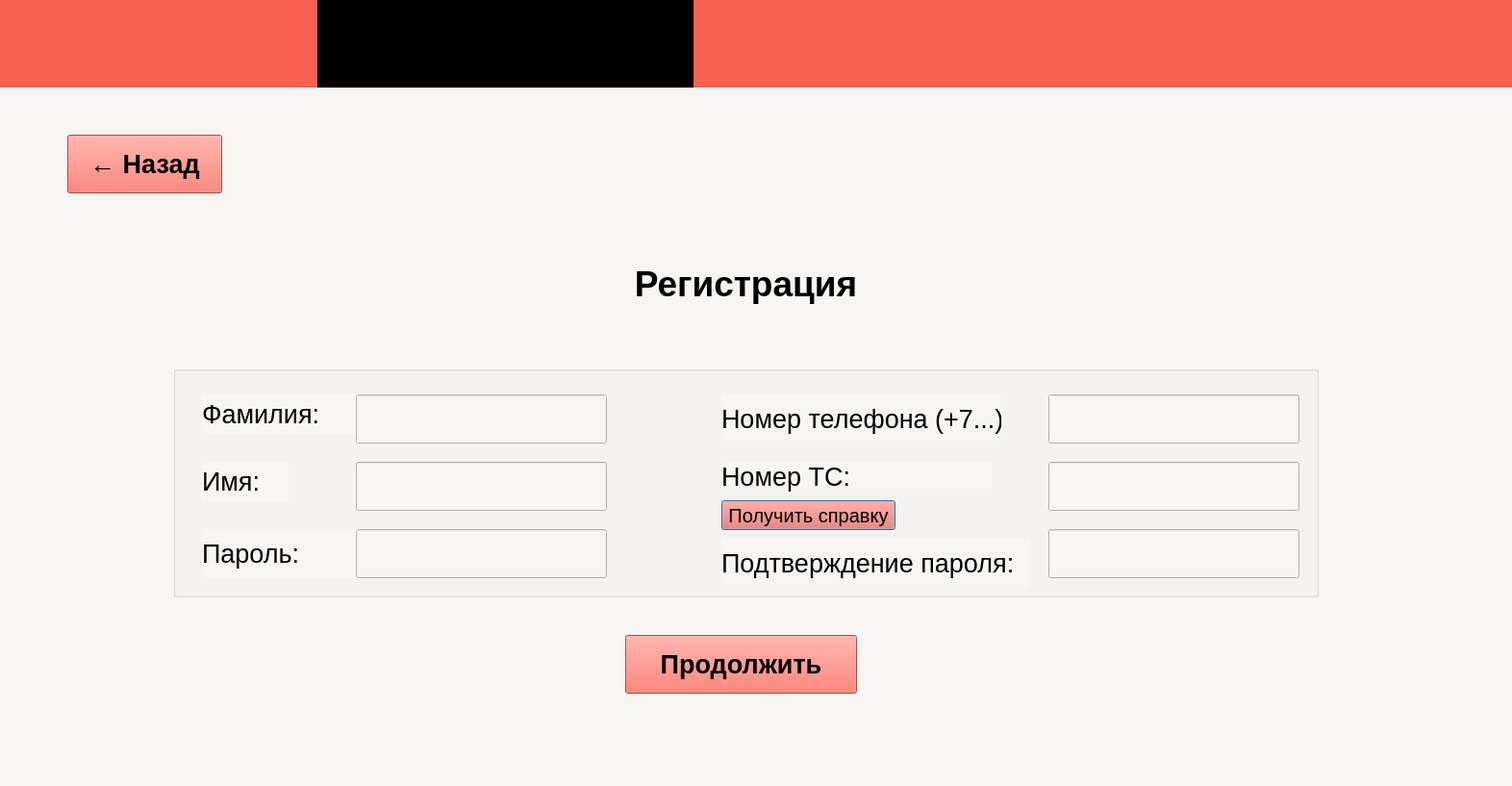
<?xml version="1.0" encoding="UTF-8"?>
<ui version="4.0">
 <class>registration</class>
 <widget class="QDialog" name="registration">
  <property name="geometry">
   <rect>
    <x>0</x>
    <y>0</y>
    <width>1572</width>
    <height>817</height>
   </rect>
  </property>
  <property name="windowTitle">
   <string>Dialog</string>
  </property>
  <property name="styleSheet">
   <string notr="true">background-color: rgb(246, 245, 244);</string>
  </property>
  <widget class="QWidget" name="widget" native="true">
   <property name="geometry">
    <rect>
     <x>0</x>
     <y>-20</y>
     <width>1641</width>
     <height>111</height>
    </rect>
   </property>
   <property name="styleSheet">
    <string notr="true">background-color: rgb(246, 97, 81);</string>
   </property>
   <widget class="QWidget" name="widget_2" native="true">
    <property name="geometry">
     <rect>
      <x>330</x>
      <y>0</y>
      <width>391</width>
      <height>111</height>
     </rect>
    </property>
    <property name="styleSheet">
     <string notr="true">background-color: rgb(0, 0, 0);</string>
    </property>
   </widget>
  </widget>
  <widget class="QLabel" name="label">
   <property name="geometry">
    <rect>
     <x>640</x>
     <y>250</y>
     <width>271</width>
     <height>91</height>
    </rect>
   </property>
   <property name="text">
    <string>&lt;html&gt;&lt;head/&gt;&lt;body&gt;&lt;p align=&quot;center&quot;&gt;&lt;span style=&quot; font-size:28pt; font-weight:700; color:#000000;&quot;&gt;Регистрация&lt;/span&gt;&lt;/p&gt;&lt;/body&gt;&lt;/html&gt;</string>
   </property>
  </widget>
  <widget class="QGroupBox" name="groupBox">
   <property name="geometry">
    <rect>
     <x>180</x>
     <y>380</y>
     <width>1191</width>
     <height>241</height>
    </rect>
   </property>
   <property name="palette">
    <palette>
     <active>
      <colorrole role="Button">
       <brush brushstyle="SolidPattern">
        <color alpha="255">
         <red>246</red>
         <green>245</green>
         <blue>244</blue>
        </color>
       </brush>
      </colorrole>
      <colorrole role="Base">
       <brush brushstyle="SolidPattern">
        <color alpha="255">
         <red>246</red>
         <green>245</green>
         <blue>244</blue>
        </color>
       </brush>
      </colorrole>
      <colorrole role="Window">
       <brush brushstyle="SolidPattern">
        <color alpha="255">
         <red>246</red>
         <green>245</green>
         <blue>244</blue>
        </color>
       </brush>
      </colorrole>
     </active>
     <inactive>
      <colorrole role="Button">
       <brush brushstyle="SolidPattern">
        <color alpha="255">
         <red>246</red>
         <green>245</green>
         <blue>244</blue>
        </color>
       </brush>
      </colorrole>
      <colorrole role="Base">
       <brush brushstyle="SolidPattern">
        <color alpha="255">
         <red>246</red>
         <green>245</green>
         <blue>244</blue>
        </color>
       </brush>
      </colorrole>
      <colorrole role="Window">
       <brush brushstyle="SolidPattern">
        <color alpha="255">
         <red>246</red>
         <green>245</green>
         <blue>244</blue>
        </color>
       </brush>
      </colorrole>
     </inactive>
     <disabled>
      <colorrole role="Button">
       <brush brushstyle="SolidPattern">
        <color alpha="255">
         <red>246</red>
         <green>245</green>
         <blue>244</blue>
        </color>
       </brush>
      </colorrole>
      <colorrole role="Base">
       <brush brushstyle="SolidPattern">
        <color alpha="255">
         <red>246</red>
         <green>245</green>
         <blue>244</blue>
        </color>
       </brush>
      </colorrole>
      <colorrole role="Window">
       <brush brushstyle="SolidPattern">
        <color alpha="255">
         <red>246</red>
         <green>245</green>
         <blue>244</blue>
        </color>
       </brush>
      </colorrole>
     </disabled>
    </palette>
   </property>
   <property name="styleSheet">
    <string notr="true"/>
   </property>
   <property name="title">
    <string/>
   </property>
   <widget class="QLabel" name="label_2">
    <property name="geometry">
     <rect>
      <x>30</x>
      <y>100</y>
      <width>91</width>
      <height>41</height>
     </rect>
    </property>
    <property name="styleSheet">
     <string notr="true">color: rgb(0, 0, 0);
background-color: rgb(246, 245, 244);</string>
    </property>
    <property name="text">
     <string>&lt;html&gt;&lt;head/&gt;&lt;body&gt;&lt;p&gt;&lt;span style=&quot; font-size:20pt;&quot;&gt;Имя:&lt;/span&gt;&lt;/p&gt;&lt;/body&gt;&lt;/html&gt;</string>
    </property>
   </widget>
   <widget class="QLabel" name="label_3">
    <property name="geometry">
     <rect>
      <x>30</x>
      <y>30</y>
      <width>161</width>
      <height>41</height>
     </rect>
    </property>
    <property name="styleSheet">
     <string notr="true">color: rgb(0, 0, 0);
background-color: rgb(246, 245, 244);</string>
    </property>
    <property name="text">
     <string>&lt;html&gt;&lt;head/&gt;&lt;body&gt;&lt;p&gt;&lt;span style=&quot; font-size:20pt;&quot;&gt;Фамилия:&lt;/span&gt;&lt;/p&gt;&lt;/body&gt;&lt;/html&gt;</string>
    </property>
   </widget>
   <widget class="QLineEdit" name="surnameLine">
    <property name="geometry">
     <rect>
      <x>190</x>
      <y>30</y>
      <width>261</width>
      <height>51</height>
     </rect>
    </property>
    <property name="styleSheet">
     <string notr="true">color: rgb(0, 0, 0);</string>
    </property>
   </widget>
   <widget class="QLineEdit" name="nameLine">
    <property name="geometry">
     <rect>
      <x>190</x>
      <y>100</y>
      <width>261</width>
      <height>51</height>
     </rect>
    </property>
    <property name="styleSheet">
     <string notr="true">color: rgb(0, 0, 0);</string>
    </property>
   </widget>
   <widget class="QLabel" name="label_4">
    <property name="geometry">
     <rect>
      <x>570</x>
      <y>30</y>
      <width>291</width>
      <height>51</height>
     </rect>
    </property>
    <property name="styleSheet">
     <string notr="true">color: rgb(0, 0, 0);
background-color: rgb(246, 245, 244);</string>
    </property>
    <property name="text">
     <string>&lt;html&gt;&lt;head/&gt;&lt;body&gt;&lt;p&gt;&lt;span style=&quot; font-size:20pt;&quot;&gt;Номер телефона (+7...):&lt;/span&gt;&lt;/p&gt;&lt;/body&gt;&lt;/html&gt;</string>
    </property>
   </widget>
   <widget class="QLabel" name="label_5">
    <property name="geometry">
     <rect>
      <x>570</x>
      <y>100</y>
      <width>281</width>
      <height>31</height>
     </rect>
    </property>
    <property name="styleSheet">
     <string notr="true">color: rgb(0, 0, 0);
background-color: rgb(246, 245, 244);</string>
    </property>
    <property name="text">
     <string>&lt;html&gt;&lt;head/&gt;&lt;body&gt;&lt;p&gt;&lt;span style=&quot; font-size:20pt;&quot;&gt;Номер ТС:&lt;/span&gt;&lt;/p&gt;&lt;/body&gt;&lt;/html&gt;</string>
    </property>
   </widget>
   <widget class="QLineEdit" name="phoneLine">
    <property name="geometry">
     <rect>
      <x>910</x>
      <y>30</y>
      <width>261</width>
      <height>51</height>
     </rect>
    </property>
    <property name="styleSheet">
     <string notr="true">color: rgb(0, 0, 0);</string>
    </property>
   </widget>
   <widget class="QLineEdit" name="transportLine">
    <property name="geometry">
     <rect>
      <x>910</x>
      <y>100</y>
      <width>261</width>
      <height>51</height>
     </rect>
    </property>
    <property name="styleSheet">
     <string notr="true">color: rgb(0, 0, 0);</string>
    </property>
   </widget>
   <widget class="QPushButton" name="infoTransport">
    <property name="geometry">
     <rect>
      <x>570</x>
      <y>140</y>
      <width>181</width>
      <height>31</height>
     </rect>
    </property>
    <property name="font">
     <font>
      <pointsize>15</pointsize>
     </font>
    </property>
    <property name="styleSheet">
     <string notr="true">color: rgb(0, 0, 0);
background-color: rgb(246, 97, 81);</string>
    </property>
    <property name="text">
     <string>Получить справку</string>
    </property>
   </widget>
   <widget class="QLabel" name="label_6">
    <property name="geometry">
     <rect>
      <x>30</x>
      <y>170</y>
      <width>181</width>
      <height>51</height>
     </rect>
    </property>
    <property name="styleSheet">
     <string notr="true">color: rgb(0, 0, 0);
background-color: rgb(246, 245, 244);</string>
    </property>
    <property name="text">
     <string>&lt;html&gt;&lt;head/&gt;&lt;body&gt;&lt;p&gt;&lt;span style=&quot; font-size:20pt;&quot;&gt;Пароль:&lt;/span&gt;&lt;/p&gt;&lt;/body&gt;&lt;/html&gt;</string>
    </property>
   </widget>
   <widget class="QLabel" name="label_7">
    <property name="geometry">
     <rect>
      <x>570</x>
      <y>180</y>
      <width>321</width>
      <height>51</height>
     </rect>
    </property>
    <property name="styleSheet">
     <string notr="true">color: rgb(0, 0, 0);
background-color: rgb(246, 245, 244);</string>
    </property>
    <property name="text">
     <string>&lt;html&gt;&lt;head/&gt;&lt;body&gt;&lt;p&gt;&lt;span style=&quot; font-size:20pt;&quot;&gt;Подтверждение пароля:&lt;/span&gt;&lt;/p&gt;&lt;/body&gt;&lt;/html&gt;</string>
    </property>
   </widget>
   <widget class="QLineEdit" name="pass1Line">
    <property name="geometry">
     <rect>
      <x>190</x>
      <y>170</y>
      <width>261</width>
      <height>51</height>
     </rect>
    </property>
    <property name="styleSheet">
     <string notr="true">color: rgb(0, 0, 0);</string>
    </property>
   </widget>
   <widget class="QLineEdit" name="pass2Line">
    <property name="geometry">
     <rect>
      <x>910</x>
      <y>170</y>
      <width>261</width>
      <height>51</height>
     </rect>
    </property>
    <property name="styleSheet">
     <string notr="true">color: rgb(0, 0, 0);</string>
    </property>
   </widget>
  </widget>
  <widget class="QPushButton" name="continueReg">
   <property name="geometry">
    <rect>
     <x>650</x>
     <y>660</y>
     <width>241</width>
     <height>61</height>
    </rect>
   </property>
   <property name="font">
    <font>
     <family>Cantarell</family>
     <pointsize>20</pointsize>
     <italic>false</italic>
     <bold>true</bold>
    </font>
   </property>
   <property name="styleSheet">
    <string notr="true">color: rgb(0, 0, 0);
background-color: rgb(246, 97, 81);</string>
   </property>
   <property name="text">
    <string>Продолжить</string>
   </property>
  </widget>
  <widget class="QPushButton" name="returnToMain">
   <property name="geometry">
    <rect>
     <x>70</x>
     <y>140</y>
     <width>161</width>
     <height>61</height>
    </rect>
   </property>
   <property name="font">
    <font>
     <pointsize>20</pointsize>
     <bold>true</bold>
    </font>
   </property>
   <property name="styleSheet">
    <string notr="true">color: rgb(0, 0, 0);
background-color: rgb(246, 97, 81);</string>
   </property>
   <property name="text">
    <string>← Назад</string>
   </property>
  </widget>
 </widget>
 <resources/>
 <connections/>
</ui>
